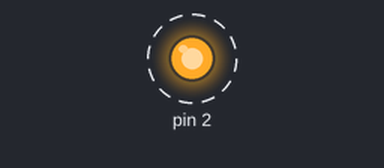
A sketch run on a simulated Arduino Uno, built with avr-gcc and run on an emulated ATmega328P. Parts: output pins drawn as LEDs (lit = HIGH). Dashed ring = blinking. What the sketch prints to the serial monitor is not drawn.

Above: at 0.05 s.
Timing chart, 0 to 3.0 s (numbered marks = the images above):
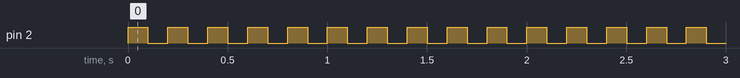

Measured:
- by itself, pin 2: alternates HIGH for 0.10 s and LOW for 0.10 s

The sketch:

sketch_may20b.ino
```cpp
void setup() {
  // put your setup code here, to run once:
pinMode(2,OUTPUT);
Serial.begin(115200);
}

void loop() {
  Serial.println("high");
  // put your main code here, to run repeatedly:
  digitalWrite(2,HIGH);
  delay(100);

Serial.println("low");
  digitalWrite(2,LOW);
  delay(100);


}
```
